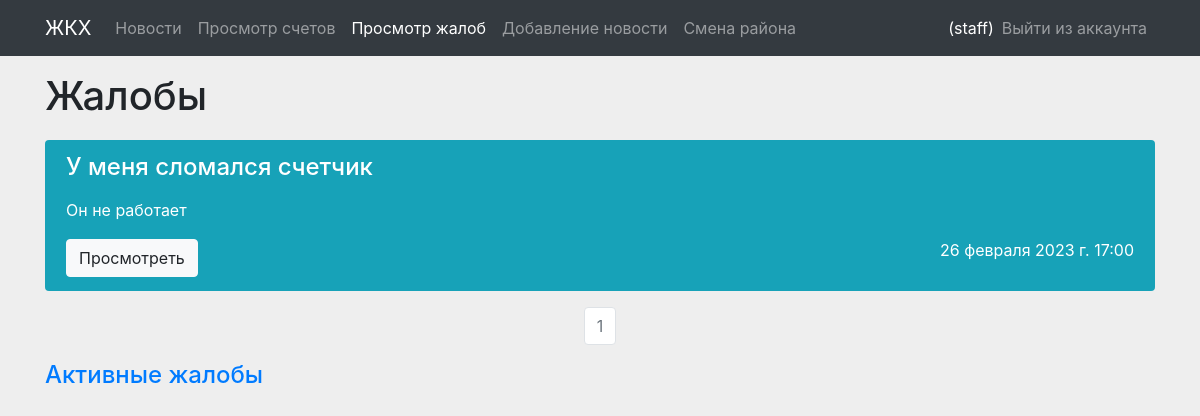
The page /reports_history (signed in) on the database as committed earlier.
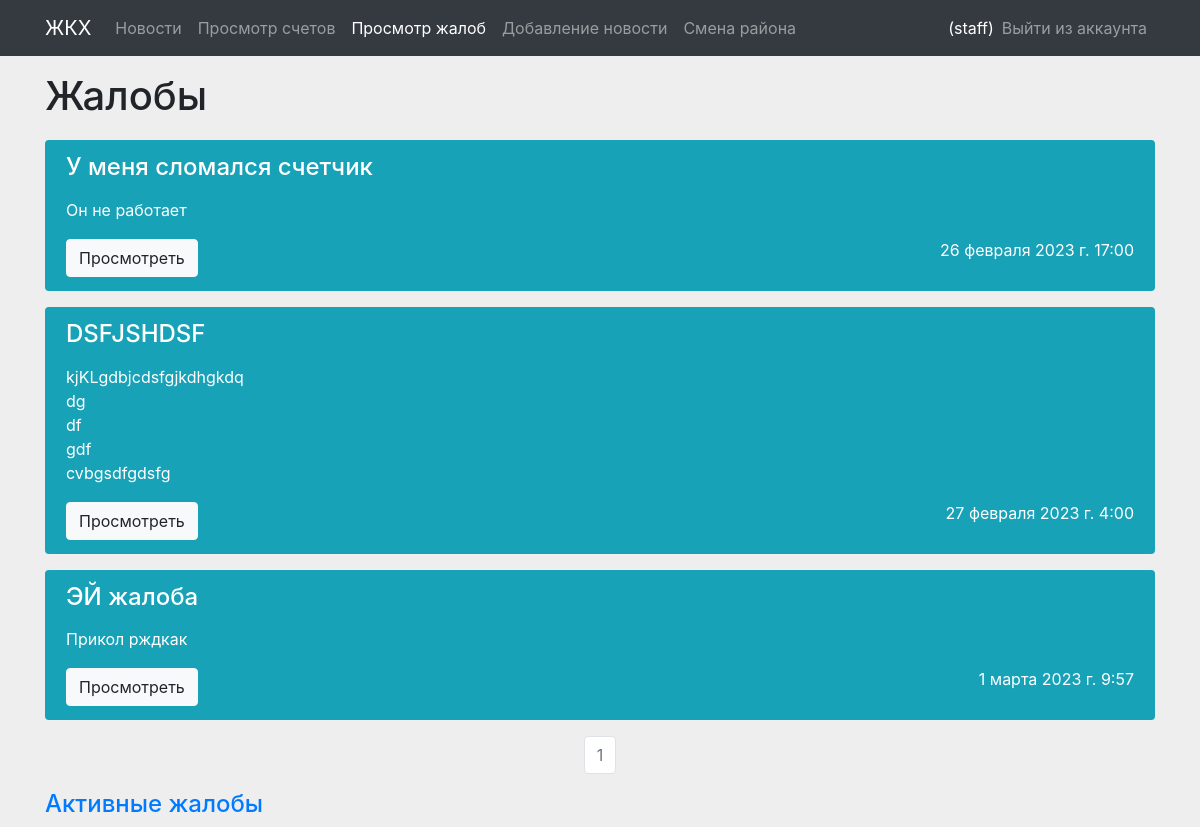
The same page on the database as committed later.
### main/models.py (models this page shows, shortened)
class Report(models.Model):
    title = models.CharField('Название', max_length=200, null=False, blank=False)
    text = models.TextField('Содержание', null=False, blank=False)
    district = models.ForeignKey(District, on_delete=models.CASCADE, default='1')
    address = models.CharField("Адрес", max_length=100, null=False, blank=False)
    vision = models.CharField('Видна ли она админу', max_length=2, default='1')
    a_title = models.CharField('Название ответа', max_length=200, blank=True)
    a_text = models.TextField('Содержание ответа', blank=True)
    photo = models.ImageField(upload_to="photos/%Y/%m/%d/", blank=True)
    time_create = models.DateTimeField(auto_now_add = True)

### main/views.py (the view)
# urls.py: path('reports_history', views.ReportsHistory.as_view(), name = 'reports_history'),
class ReportsHistory(ListView):
    model = Report
    template_name = 'main/staff/reports_history.html'
    paginate_by = 10
    context_object_name = 'reports'
    def get_context_data(self, **kwargs):
        context = super().get_context_data(**kwargs)
        context['title'] = 'Жалобы'
        return context
    def get_queryset(self):
        return Report.objects.filter(district = self.request.user.district, vision = '2')

### templates/main/staff/reports_history.html
{% extends 'page.html' %}
{% block content %}
<div class="container">
    {%if user.allows == '2' %}
    {% if reports.exists%}
    <h1>Жалобы</h1>
    {% for el in reports %}
        <div class="row">
            <div class="col">
                <div class="alert bg-info text-white" role="alert">
                    <h4 class="alert-heading">{{ el.title }}</h4>
                    <p>{{ el.text|linebreaks|truncatewords:50 }}</p>
                    <div class="d-flex justify-content-between align-items-center">
                        <a href="{% url 'report' el.pk %}" class = 'btn btn-light'>Просмотреть</a>
                        <p class = 'text-right'>{{el.time_create}}</p>
                    </div>
                </div>
            </div>
        </div>
    {% endfor %}
    <nav>
        <ul class="pagination justify-content-center">
            {% for p in paginator.page_range %}
            {% if page_obj.number == p %}
            <li class = 'page-item disabled'><a class="page-link" href="#" tabindex="-1">{{ p }}</a></li>
            {%elif p >= page_obj.number|add:-2 and p <= page_obj.number|add:2 %}
            <li class="page-item">
                <a class="page-link" href="?page={{ p }}">{{ p }}</a>
            </li>
            {%endif%}
            {%endfor%}
        </ul>
    </nav>
    {% else %}
    <h1>Жалоб нет</h1>
    {% endif %}
    <h4><a href="{% url 'reports' %}">Активные жалобы</a></h4>
    {%else%}
    <h1>Отказано в доступе</h1>
    {%endif%}
</div>
{% endblock %}

Rows that differ between the two databases and show on the page:
added Report: title "DSFJSHDSF", text "kjKLgdbjcdsfgjkdhgkdq dg df gdf cvbgsdfgdsfg", time_create "27 февраля 2023 г. 4:00"
added Report: title "ЭЙ жалоба", text "Прикол рждкак", time_create "1 марта 2023 г. 9:57"
